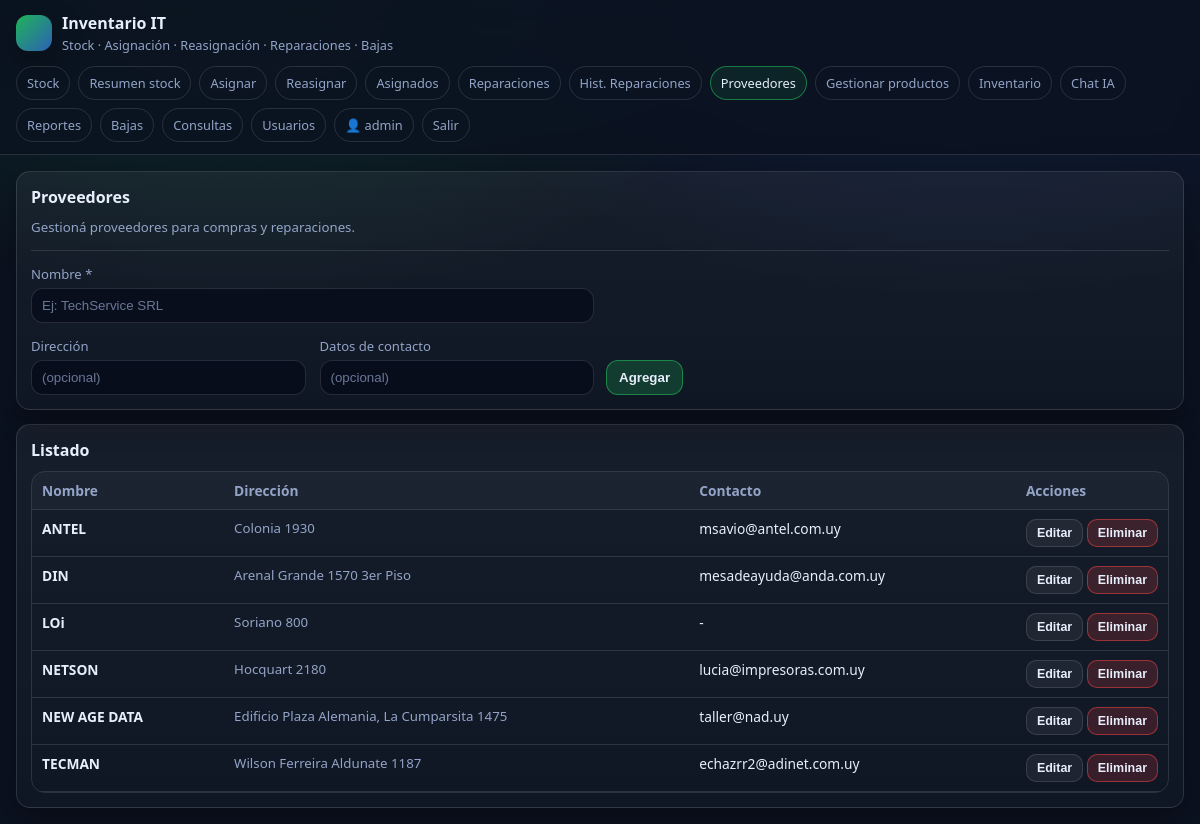
Screenshot of /providers (signed in) with the database file from the repository.
### tables this page shows
CREATE TABLE users (
      id INTEGER PRIMARY KEY AUTOINCREMENT,
      username TEXT UNIQUE NOT NULL,
      password_hash TEXT NOT NULL,
      is_admin INTEGER NOT NULL DEFAULT 0,
      created_at TEXT NOT NULL
    );

CREATE TABLE providers (
      id INTEGER PRIMARY KEY AUTOINCREMENT,
      nombre TEXT NOT NULL UNIQUE,
      direccion TEXT,
      contacto TEXT,
      created_at TEXT NOT NULL
    );

### app.py (the view)
@app.route("/providers")
@login_required
def providers_page():
    q = (request.args.get("q") or "").strip().lower()
    db = get_db()
    rows = db.execute("SELECT * FROM providers ORDER BY nombre COLLATE NOCASE").fetchall()
    if q:
        rows = [r for r in rows if q in f"{r['nombre']} {r['direccion'] or ''} {r['contacto'] or ''}".lower()]
    return render_template("providers.html", rows=rows, q=q)

### app.py (called while the page is built)
def get_db() -> sqlite3.Connection:
    if "db" not in g:
        conn = sqlite3.connect(DB_PATH)
        conn.row_factory = sqlite3.Row
        g.db = conn
        ensure_schema_migrations(g.db)
    return g.db

def ensure_schema_migrations(db):
    try:
        cols = [r["name"] for r in db.execute("PRAGMA table_info(products)").fetchall()]
        if "proveedor_id" not in cols:
            db.execute("ALTER TABLE products ADD COLUMN proveedor_id INTEGER")
            db.commit()
    except Exception:
        pass
    try:
        cols_u = [r["name"] for r in db.execute("PRAGMA table_info(units)").fetchall()]
        if "purchase_provider_id" not in cols_u:
            db.execute("ALTER TABLE units ADD COLUMN purchase_provider_id INTEGER")
            db.commit()
    except Exception:
        pass
    try:
        db.execute("DROP INDEX IF EXISTS idx_products_barcode")
        db.execute("CREATE UNIQUE INDEX IF NOT EXISTS idx_products_barcode_provider ON products(barcode, IFNULL(proveedor_id,0)) WHERE barcode IS NOT NULL AND barcode != ''")
        db.commit()
    except Exception:
        pass

def login_required(fn):
    @wraps(fn)
    def wrapper(*args, **kwargs):
        if not session.get("user_id"):
            return redirect(url_for("login", next=request.path))
        return fn(*args, **kwargs)
    return wrapper

def current_user():
    uid = session.get("user_id")
    if not uid:
        return None
    db = get_db()
    return db.execute("SELECT * FROM users WHERE id = ?", (uid,)).fetchone()

@app.before_request
def _fk_on():
    db = get_db()
    db.execute("PRAGMA foreign_keys=ON;")

@app.teardown_appcontext
def _close(e=None):
    close_db(e)

@app.context_processor
def inject_globals():
    return {"me": current_user()}

### templates/providers.html (shortened to what this page needs)
{% extends "base.html" %}
{% from "_macros.html" import short_date %}
{% set title="Proveedores" %}
{% set active="providers" %}
{% block content %}
<div class="card">
  <h2>Proveedores</h2>
  <div class="muted">Gestioná proveedores para compras y reparaciones.</div>
  <hr class="sep">
  {% if me.is_admin %}
  <form id="provCreate">
    <div class="grid two">
      <div style="grid-column:1/-1;">
        <label>Nombre *</label>
        <input name="nombre" required placeholder="Ej: TechService SRL">
      </div>
      <div>
        <label>Dirección</label>
        <input name="direccion" placeholder="(opcional)">
      </div>
      <div>
        <label>Datos de contacto</label>
        <input name="contacto" placeholder="(opcional)">
      </div>
    </div>
    <div style="display:flex; gap:10px; align-items:center; margin-top:10px; flex-wrap:wrap;">
      <button class="btn primary" type="submit">Agregar</button>
    </div>
  </form>
  {% else %}
    <div class="muted">Solo administradores pueden crear/editar/eliminar proveedores.</div>
  {% endif %}
</div>
<div class="card" style="margin-top:14px;">
  <h2>Listado</h2>
  <div class="table-wrap">
    <table style="min-width:900px;">
      <thead>
        <tr>
          <th>Nombre</th>
          <th>Dirección</th>
          <th>Contacto</th>
          <th style="width:140px;">Acciones</th>
        </tr>
      </thead>
      <tbody>
        {% for p in rows %}
        <tr>
          <td><b>{{ p.nombre }}</b></td>
          <td class="muted">{{ p.direccion or "-" }}</td>
          <td>{{ p.contacto or "-" }}</td>
          <td style="white-space:nowrap;">
            {% if me.is_admin %}
              <button type="button" class="btn small js-prov-edit"
                data-id="{{ p.id }}"
                data-nombre="{{ p.nombre|e }}"
                data-direccion="{{ (p.direccion or '')|e }}"
                data-contacto="{{ (p.contacto or '')|e }}"
              >Editar</button>
              <button type="button" class="btn danger small js-prov-del"
                data-id="{{ p.id }}"
                data-nombre="{{ p.nombre|e }}"
              >Eliminar</button>
            {% else %}
              <span class="muted">-</span>
            {% endif %}
          </td>
        </tr>
        {% endfor %}
      </tbody>
    </table>
  </div>
</div>
{% endblock %}

### templates/base.html (shortened to what this page needs)
{% from "_macros.html" import short_date %}
<!doctype html>
<html lang="es">
<head>
  <link rel="stylesheet" href="{{ url_for('static', filename='style.css') }}">
</head>
<body>
  <div class="topbar">
    <div class="nav">
      <div class="brand">
        <div class="logo"></div>
        <div>
          <h1>Inventario IT</h1>
          <div class="sub">Stock · Asignación · Reasignación · Reparaciones · Bajas</div>
        </div>
      </div>
      <div class="menu">
        {% if me %}
          <a class="pill {% if active=='stock' %}active{% endif %}" href="{{ url_for('stock') }}">Stock</a>
          <a class="pill {% if active=='stock_all' %}active{% endif %}" href="{{ url_for('stock_all') }}">Resumen stock</a>
          <a class="pill {% if active=='assign' %}active{% endif %}" href="{{ url_for('assign_page') }}">Asignar</a>
          <a class="pill {% if active=='reassign' %}active{% endif %}" href="{{ url_for('reassign_page') }}">Reasignar</a>
          <a class="pill {% if active=='assigned' %}active{% endif %}" href="{{ url_for('assigned_page') }}">Asignados</a>
          <a class="pill {% if active=='repairs' %}active{% endif %}" href="{{ url_for('repairs_page') }}">Reparaciones</a>
          <a class="pill {% if active=='repairs_history' %}active{% endif %}" href="{{ url_for('repairs_history_page') }}">Hist. Reparaciones</a>
          <a class="pill {% if active=='providers' %}active{% endif %}" href="{{ url_for('providers_page') }}">Proveedores</a>
        <a class="pill {% if active=='manage_products' %}active{% endif %}" href="{{ url_for('manage_products_page') }}">Gestionar productos</a>
        <a class="pill {% if active=='inventory' %}active{% endif %}" href="{{ url_for('inventory_page') }}">Inventario</a>
        <a class="pill {% if active=='ai_chat' %}active{% endif %}" href="{{ url_for('ai_chat_page') }}">Chat IA</a>
        <a class="pill {% if active=='reports' %}active{% endif %}" href="{{ url_for('reports_page') }}">Reportes</a>
          <a class="pill {% if active=='retired' %}active{% endif %}" href="{{ url_for('retired_page') }}">Bajas</a>
          <a class="pill {% if active=='queries' %}active{% endif %}" href="{{ url_for('queries_page') }}">Consultas</a>
          {% if me.is_admin %}
            <a class="pill {% if active=='users' %}active{% endif %}" href="{{ url_for('users_page') }}">Usuarios</a>
          {% endif %}
          <span class="pill">👤 {{ me.username }}</span>
          <a class="pill" href="{{ url_for('logout') }}">Salir</a>
        {% endif %}
      </div>
    </div>
  </div>
  <div class="container">
    {% block content %}{% endblock %}
  </div>
</body>
</html>

### static/style.css (style rules this page uses)
:root { --bg: #0b1220; --panel: #0f1a2f; --card: #0c1629; --muted: #93a4c7; --text: #e7eefc; --border: rgba(255,255,255,.12); --accent: #22c55e; --warn: #f59e0b; --danger: #ef4444; --link: #93c5fd; --shadow: 0 10px 30px rgba(0,0,0,.35); --mono: ui-monospace, SFMono-Regular, Menlo, Monaco, Consolas, "Liberation Mono", monospace; }
* { box-sizing:border-box; }
body { margin:0; font-family: system-ui, -apple-system, Segoe UI, Roboto, sans-serif; background: radial-gradient(900px 500px at 20% 0%, rgba(34,197,94,.15), transparent 60%), radial-gradient(900px 500px at 80% 0%, rgba(59,130,246,.12), transparent 60%), var(--bg); color: var(--text); }
a { color: var(--link); text-decoration:none; }
.topbar { position:sticky; top:0; z-index:20; background: rgba(11,18,32,.85); backdrop-filter: blur(10px); border-bottom:1px solid var(--border); }
.nav { max-width:1200px; margin:0 auto; padding:12px 16px; display:flex; gap:12px; align-items:center; justify-content:space-between; flex-wrap:wrap; }
.brand { display:flex; gap:10px; align-items:center; }
.logo { width:36px; height:36px; border-radius:12px; background: linear-gradient(135deg, rgba(34,197,94,.9), rgba(59,130,246,.7)); box-shadow: var(--shadow); }
.brand h1 { margin:0; font-size:1rem; }
.brand .sub { color: var(--muted); font-size:.8rem; margin-top:2px; }
.menu { display:flex; flex-wrap:wrap; gap:8px; align-items:center; }
.pill { padding:7px 10px; border:1px solid var(--border); border-radius:999px; color: var(--muted); font-size:.8rem; }
.pill.active { border-color: rgba(34,197,94,.55); color: var(--text); background: rgba(34,197,94,.10); }
.container { max-width:1200px; margin:0 auto; padding:16px; }
.grid { display:grid; grid-template-columns: 1fr; gap:14px; }
@media (min-width: 900px) { .grid.two { grid-template-columns: 1fr 1fr; } }
.card { background: linear-gradient(180deg, rgba(255,255,255,.05), rgba(255,255,255,.02)); border: 1px solid var(--border); border-radius: 14px; padding:14px; box-shadow: var(--shadow); }
.card h2 { margin:0 0 10px 0; font-size:1rem; }
.muted { color: var(--muted); font-size:.83rem; }
hr.sep { border:none; border-top:1px solid var(--border); margin:14px 0; }
form { display:grid; grid-template-columns: repeat(auto-fit, minmax(210px, 1fr)); gap:10px 12px; align-items:end; }
label { display:block; margin:0 0 5px 0; color: var(--muted); font-size:.82rem; }
input, select, textarea { width:100%; padding:9px 10px; border-radius:12px; border:1px solid var(--border); background: rgba(2,6,23,.55); color: var(--text); outline:none; }
input::placeholder, textarea::placeholder { color: rgba(147,164,199,.7); }
.btn { padding:9px 12px; border-radius:12px; border:1px solid var(--border); background: rgba(255,255,255,.06); color: var(--text); cursor:pointer; font-weight:600; }
.btn.primary { background: rgba(34,197,94,.22); border-color: rgba(34,197,94,.55); }
.btn.danger { background: rgba(239,68,68,.18); border-color: rgba(239,68,68,.55); }
.btn.small { padding:6px 10px; border-radius:10px; font-size:.78rem; font-weight:700; }
.table-wrap { overflow:auto; border-radius:14px; border:1px solid var(--border); }
table { width:100%; border-collapse:collapse; font-size:.86rem; min-width: 860px; }
th, td { padding:9px 10px; border-bottom:1px solid var(--border); vertical-align:top; }
th { text-align:left; color: var(--muted); background: rgba(255,255,255,.03); position:sticky; top:0; }

### rows the page displays
users: username "admin"
providers: nombre "ANTEL", direccion "Colonia 1930", contacto "msavio@antel.com.uy"
providers: nombre "DIN", direccion "Arenal Grande 1570 3er Piso", contacto "mesadeayuda@anda.com.uy"
providers: nombre "LOi", direccion "Soriano 800", contacto "-"
providers: nombre "NETSON", direccion "Hocquart 2180", contacto "lucia@impresoras.com.uy"
providers: nombre "NEW AGE DATA", direccion "Edificio Plaza Alemania, La Cumparsita 1475", contacto "taller@nad.uy"
providers: nombre "TECMAN", direccion "Wilson Ferreira Aldunate 1187", contacto "echazrr2@adinet.com.uy"
